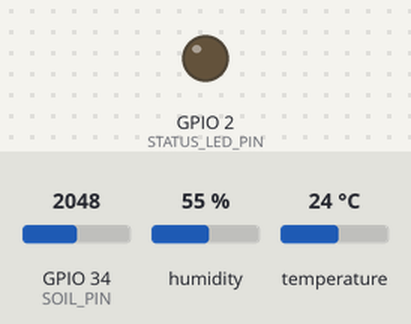
A sketch run on a simulated ESP32-S3. Shown: output pins drawn as LEDs (lit = HIGH). The inputs (shaded band) are chosen by the test bench; at power-on: GPIO 34 (SOIL_PIN) = 2048, humidity 55 %, temperature 24 °C. WiFi joins after 1.5 s; servers stay silent unless stated; no MQTT or app messages arrive unless stated; what the sketch prints to the serial monitor is not drawn.

Above: at 5.7 s.
At 10.05 s:
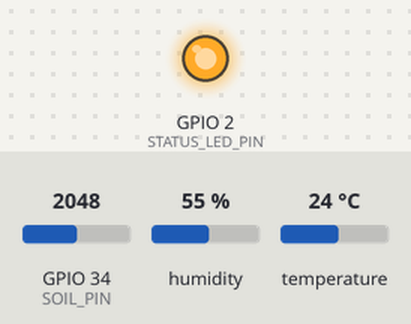
Timing chart, 0 to 14.5 s (numbered marks = the images above):
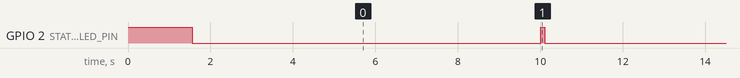

The sketch:

sensor_node.ino
```cpp
/**
 * SYNORA Hackathon - IoT Track
 * Sensor Node Firmware (ESP32)
 *
 * Reads capacitive soil moisture + DHT22 (temp/humidity) and publishes JSON payload to MQTT.
 * Required Libraries: PubSubClient, ArduinoJson (v6/v7), DHT sensor library by Adafruit
 */

#include <WiFi.h>
#include <PubSubClient.h>
#include <ArduinoJson.h>
#include <DHT.h>
#include "config.h"

// Hardware and Network Objects
DHT dht(DHT_PIN, DHT_TYPE);
WiFiClient espClient;
PubSubClient mqttClient(espClient);

// State Tracking
unsigned long lastPublishTime = 0;
char mqttTopic[64];

void setupWiFi() {
  Serial.print("Connecting to WiFi: ");
  Serial.println(WIFI_SSID);

  WiFi.mode(WIFI_STA);
  WiFi.begin(WIFI_SSID, WIFI_PASSWORD);

  // Status LED: Solid ON while disconnected
  digitalWrite(STATUS_LED_PIN, HIGH);

  int attempt = 0;
  while (WiFi.status() != WL_CONNECTED) {
    delay(500);
    Serial.print(".");
    attempt++;
    if (attempt > 40) { // Safety reboot after 20s stuck connection on live demo
      Serial.println("\nWiFi timeout. Restarting...");
      ESP.restart();
    }
  }

  Serial.println("\nWiFi connected! IP: " + WiFi.localIP().toString());
}

void reconnectMQTT() {
  // Retries connection with simple backoff to survive disconnects during demo
  while (!mqttClient.connected()) {
    Serial.print("Attempting MQTT connection to ");
    Serial.print(MQTT_BROKER_IP);

    String clientId = "SensorNode-";
    clientId += DEVICE_ZONE_ID;

    if (mqttClient.connect(clientId.c_str())) {
      Serial.println("... Connected!");
      // Turn off debug LED once fully operational
      digitalWrite(STATUS_LED_PIN, LOW);
    } else {
      Serial.print(" Failed, rc=");
      Serial.print(mqttClient.state());
      Serial.println(" Retrying in 3 seconds...");
      digitalWrite(STATUS_LED_PIN, HIGH);
      delay(3000);
    }
  }
}

void setup() {
  Serial.begin(115200);
  pinMode(STATUS_LED_PIN, OUTPUT);
  digitalWrite(STATUS_LED_PIN, HIGH); // ON during setup

  dht.begin();

  // Format topic string dynamically: farm/sensor/{zone_id}/data
  snprintf(mqttTopic, sizeof(mqttTopic), "farm/sensor/%s/data", DEVICE_ZONE_ID);

  setupWiFi();
  mqttClient.setServer(MQTT_BROKER_IP, MQTT_PORT);
}

void loop() {
  if (WiFi.status() != WL_CONNECTED) {
    setupWiFi();
  }

  if (!mqttClient.connected()) {
    reconnectMQTT();
  }

  mqttClient.loop();

  unsigned long currentMillis = millis();
  if (currentMillis - lastPublishTime >= PUBLISH_INTERVAL_MS) {
    lastPublishTime = currentMillis;

    // Read Sensors
    float rawMoisture = analogRead(SOIL_PIN);
    // Map raw ADC (0-4095) to estimated percentage (0-100%)
    int soilPercentage = map(rawMoisture, 4095, 1500, 0, 100);
    soilPercentage = constrain(soilPercentage, 0, 100);

    float temp = dht.readTemperature();
    float humidity = dht.readHumidity();

    if (isnan(temp) || isnan(humidity)) {
      Serial.println("Error reading DHT22 sensor!");
      return;
    }

    // Construct JSON Payload using ArduinoJson
    StaticJsonDocument<256> doc;
    doc["zone"] = DEVICE_ZONE_ID;
    doc["soil"] = soilPercentage;
    doc["temp"] = serialized(String(temp, 1));
    doc["humidity"] = serialized(String(humidity, 1));
    doc["ts"] = millis() / 1000; // System uptime in seconds

    char jsonBuffer[256];
    serializeJson(doc, jsonBuffer);

    // Publish to MQTT Broker
    if (mqttClient.publish(mqttTopic, jsonBuffer)) {
      Serial.print("Published payload: ");
      Serial.println(jsonBuffer);

      // Status LED Blink Indicator for visual confirmation
      digitalWrite(STATUS_LED_PIN, HIGH);
      delay(100);
      digitalWrite(STATUS_LED_PIN, LOW);
    } else {
      Serial.println("Failed to publish MQTT message.");
    }
  }
}
```

config.h
```cpp
#ifndef CONFIG_H
#define CONFIG_H

// --- Network Configuration ---
#define WIFI_SSID       "YOUR_WIFI_SSID"
#define WIFI_PASSWORD   "YOUR_WIFI_PASSWORD"
#define MQTT_BROKER_IP  "192.168.1.100" // IP address of Admin Node / Broker
#define MQTT_PORT       1883

// --- Node Identification ---
#define DEVICE_ZONE_ID  "z1"

// --- Hardware Pin Definitions (Standard ESP32) ---
#define SOIL_PIN        34    // ADC pin for capacitive moisture sensor
#define DHT_PIN         4     // Digital pin for DHT22 sensor
#define DHT_TYPE        DHT22
#define STATUS_LED_PIN  2     // Built-in LED on standard ESP32 (on ESP32-S3 change to 13 or RGB)

// --- Intervals ---
#define PUBLISH_INTERVAL_MS 10000 // 10 seconds between data publishes

#endif // CONFIG_H
```

Measured:
- by itself, GPIO 2 (STATUS_LED_PIN): repeats every 10.0 s: HIGH 0.10 s, LOW 9.9 s
